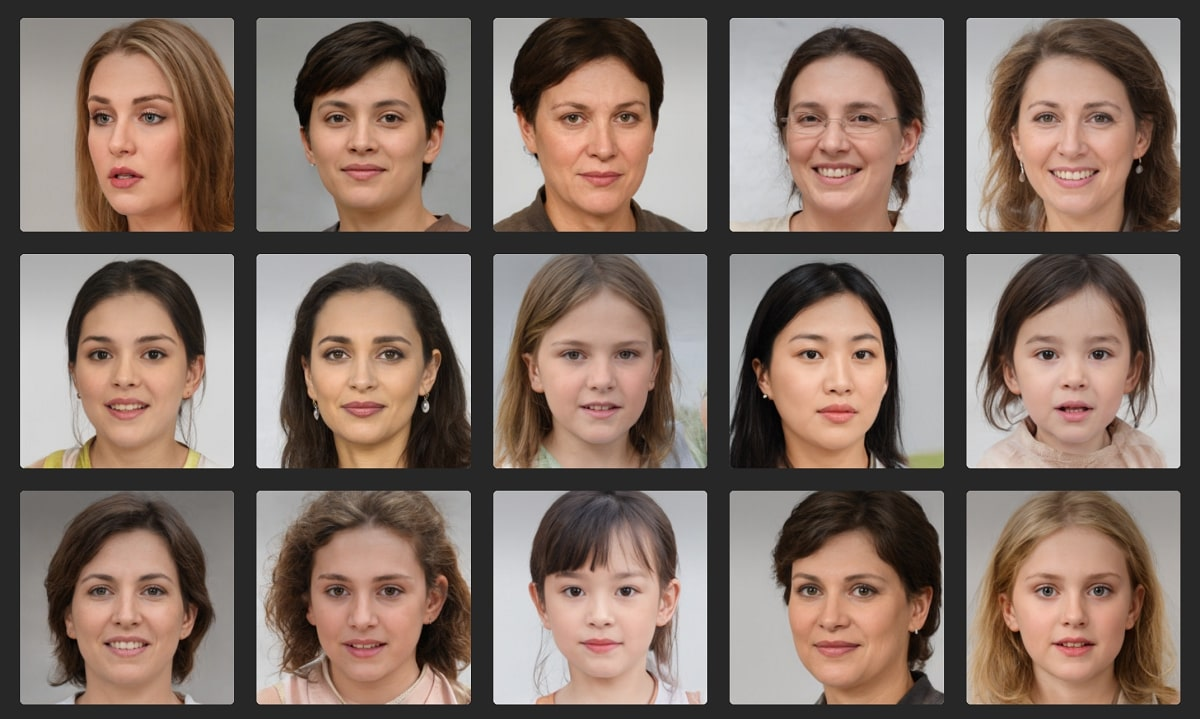
#> input picture CV/Practical 10/_4_face.jpg, 1200 x 719 px, found by its file name
$ python Face.py
#> lines starting #> are read from the running program, lines starting #| are printed output that depends on the picture; after the words box and inside, x2 and y2 are one past the last pixel; in counts of white or black regions, pixels touching at a corner belong together
import cv2
import numpy as np
image_path = 'E:\AJ Code\Paython\CV\Practical 10\_4_face.jpg'  # Replace with the path to your image
image = cv2.imread(image_path)
#> image is the input picture: shape (719, 1200, 3); mean B, G, R 101.1, 110.7, 129
gray = cv2.cvtColor(image, cv2.COLOR_BGR2GRAY)
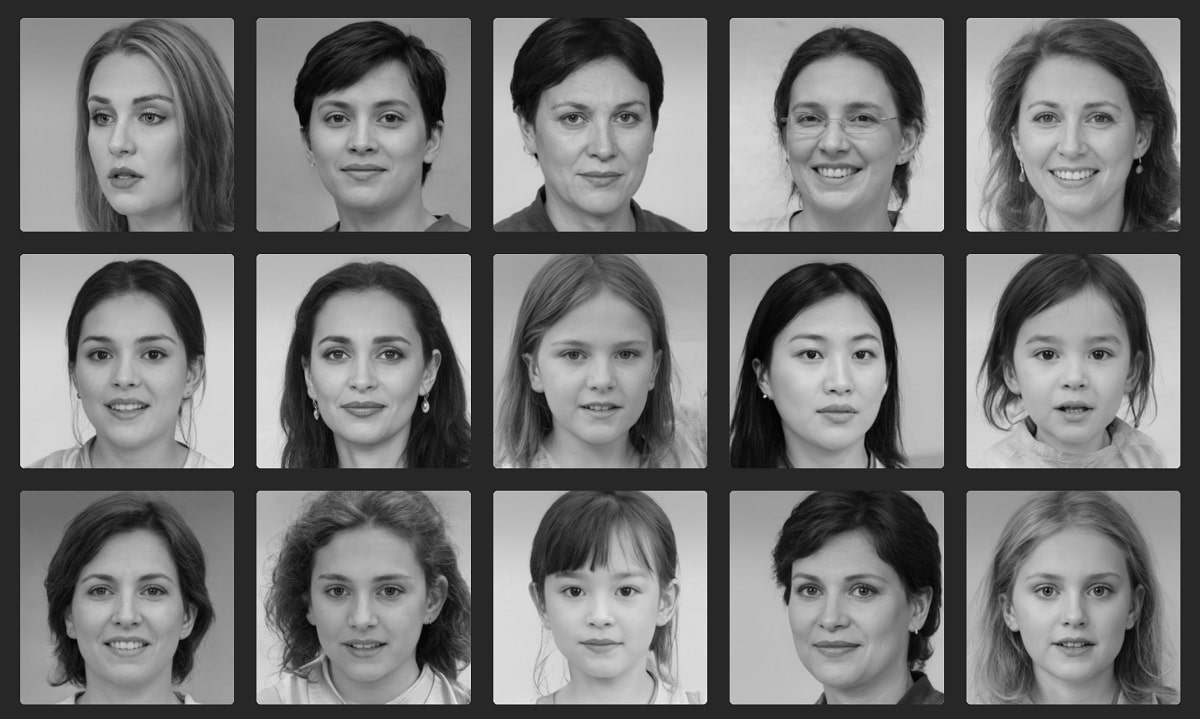
#> gray: shape (719, 1200); min 0, max 245, mean 115.1
classifier_path = 'E:\AJ Code\Paython\CV\Practical 10\haarcascade_frontalcatface.xml'
detector = cv2.CascadeClassifier(classifier_path)
objects = detector.detectMultiScale(gray, scaleFactor=1.1, minNeighbors=5, minSize=(30, 30))
#> objects = 13 rows, first 6: [62, 57, 122, 122], [297, 288, 129, 129], [770, 529, 129, 129], [783, 304, 110, 110], [64, 297, 121, 121], [540, 301, 123, 123]
for (x, y, w, h) in objects:
    detected_object = image[y:y + h, x:x + w]
    object_hist = cv2.calcHist([detected_object], [0, 1, 2], None, [256, 256, 256], [0, 256, 0, 256, 0, 256])
    cv2.normalize(object_hist, object_hist, 0, 255, cv2.NORM_MINMAX)
    hist_image = np.zeros((256, 256, 3), np.uint8)
    hist_image[:, :, 0] = object_hist[:, :, 0]
    hist_image[:, :, 1] = object_hist[:, :, 1]
    hist_image[:, :, 2] = object_hist[:, :, 2]
    hist_image = cv2.resize(hist_image, (200, 200))
    cv2.imwrite('detected_object.jpg', detected_object)
    cv2.imwrite('object_histogram.jpg', hist_image)
#> this loop made 13 passes
#> (x, y, w, h) on passes 1 to 12: (62, 57, 122, 122), (297, 288, 129, 129), (770, 529, 129, 129), (783, 304, 110, 110), (64, 297, 121, 121), (540, 301, 123, 123), (1010, 296, 125, 125), (65, 532, 119, 119), (1007, 529, 135, 135), (544, 70, 109, 109), (772, 54, 127, 127), (1009, 60, 127, 127)
#> pass 1, `detected_object = image[y:y + h, x:x + w]`:
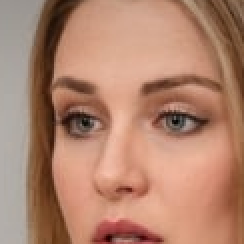
#> detected_object: shape (122, 122, 3) (shown 2 times larger); mean B, G, R 109.3, 131.1, 176.6
#> pass 2, `detected_object = image[y:y + h, x:x + w]`:
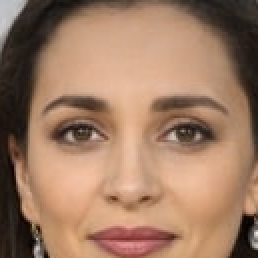
#> detected_object: shape (129, 129, 3) (shown 2 times larger); mean B, G, R 99.5, 123.1, 158.8
for (x, y, w, h) in objects:
    cv2.rectangle(image, (x, y), (x + w, y + h), (0, 255, 0), 2)
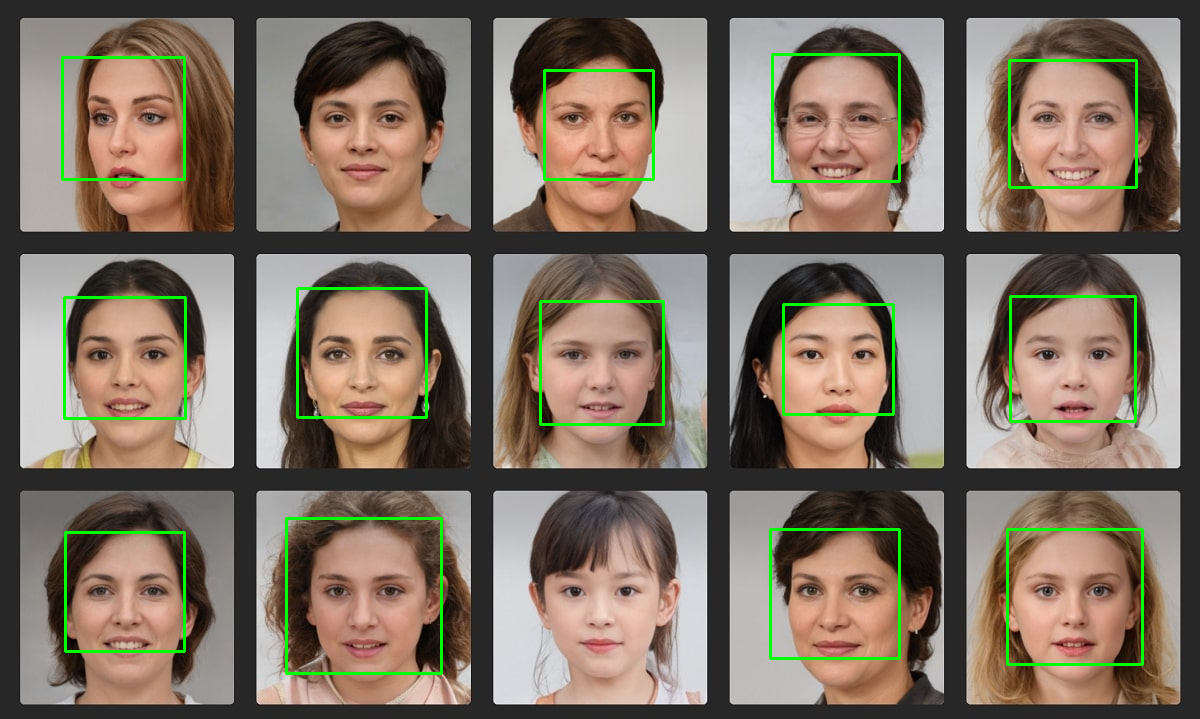
#> image: shape (719, 1200, 3); 2.26% of pixels changed, all inside (x1, y1, x2, y2) = (61, 53, 1144, 675)
cv2.imshow('Object Detection and Recognition', image)
cv2.waitKey(0)
cv2.destroyAllWindows()

$ run again, with CV/Practical 10/_3_face.jpg copied over CV/Practical 10/_4_face.jpg
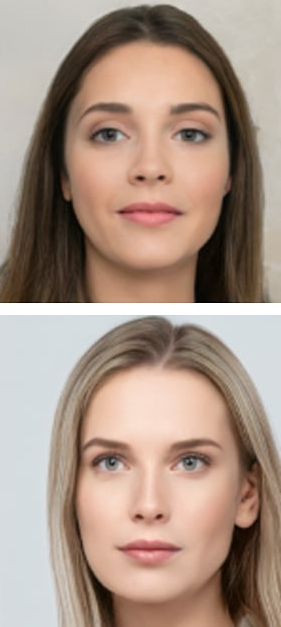
#> input picture CV/Practical 10/_3_face.jpg, 281 x 627 px, found by its file name
#> image is the input picture: shape (627, 281, 3); mean B, G, R 133.3, 147.1, 168.9
#> objects = [[60, 43, 178, 178], [52, 371, 195, 195]]
#> the loop `for (x, y, w, h) in objects:` made 2 passes
#> pass 1, `detected_object = image[y:y + h, x:x + w]`:
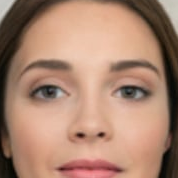
#> detected_object: shape (178, 178, 3); mean B, G, R 112.5, 132.9, 170.9
#> after the loop `for (x, y, w, h) in objects:`:
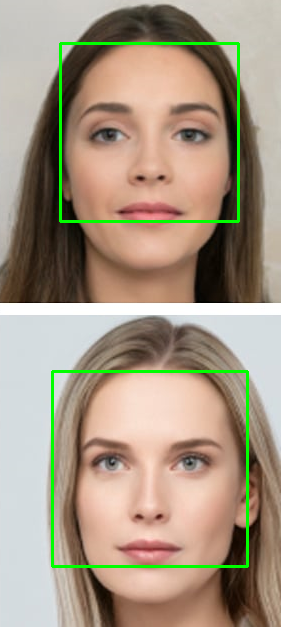
#> image: shape (627, 281, 3); 2.54% of pixels changed, all inside (x1, y1, x2, y2) = (51, 42, 249, 568)

$ run again, with CV/Practical 10/_face.jpg copied over CV/Practical 10/_4_face.jpg
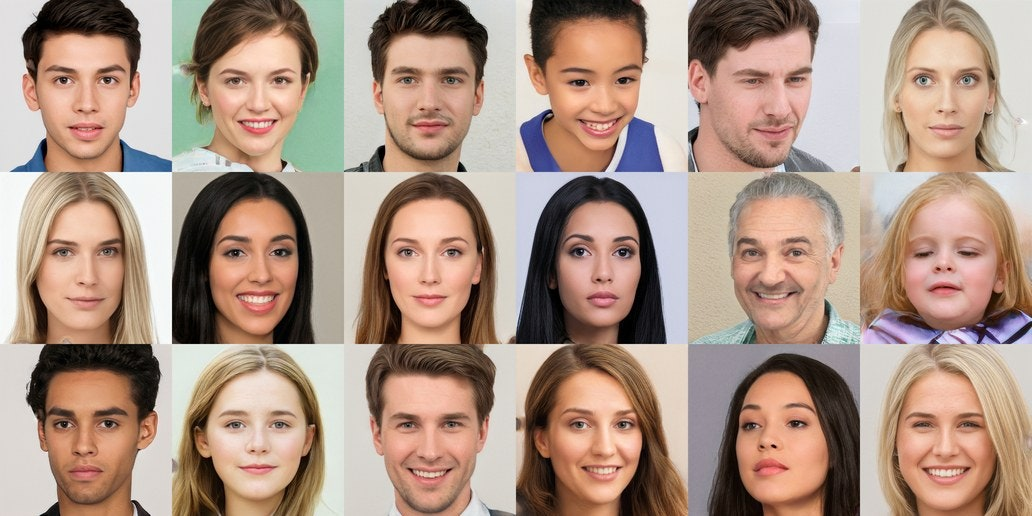
#> input picture CV/Practical 10/_face.jpg, 1032 x 516 px, found by its file name
#> image is the input picture: shape (516, 1032, 3); mean B, G, R 132.9, 147.8, 172.9
#> `gray = cv2.cvtColor(image, cv2.COLOR_BGR2GRAY)`:
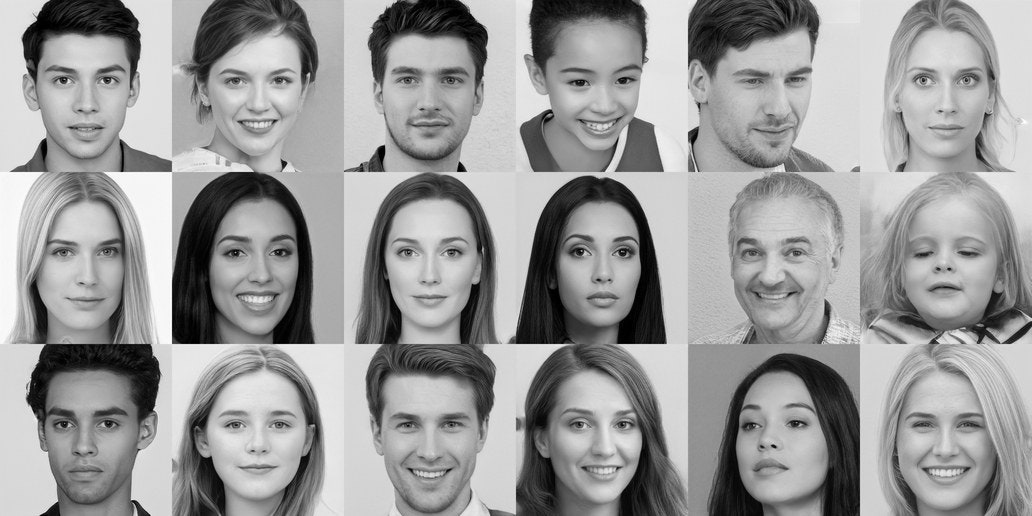
#> gray: shape (516, 1032); min 0, max 255, mean 153.6
#> objects = [[57, 106, 56, 56], [553, 205, 96, 96], [896, 207, 101, 101], [555, 378, 93, 93], [33, 30, 104, 104], [886, 29, 122, 122], [207, 378, 107, 107]]
#> the loop `for (x, y, w, h) in objects:` made 7 passes
#> after the loop `for (x, y, w, h) in objects:`:
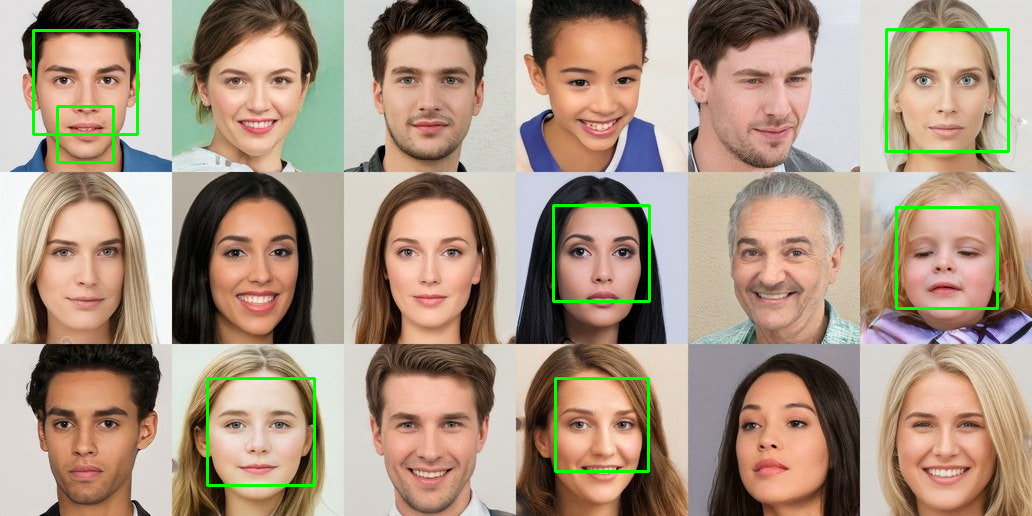
#> image: shape (516, 1032, 3); 1.52% of pixels changed, all inside (x1, y1, x2, y2) = (32, 28, 1010, 487)
